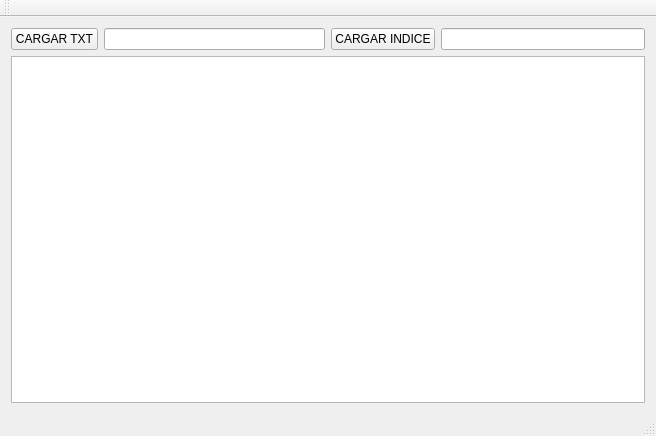
<?xml version="1.0" encoding="UTF-8"?>
<ui version="4.0">
 <class>principal</class>
 <widget class="QMainWindow" name="principal">
  <property name="geometry">
   <rect>
    <x>0</x>
    <y>0</y>
    <width>656</width>
    <height>436</height>
   </rect>
  </property>
  <property name="windowTitle">
   <string>principal</string>
  </property>
  <widget class="QWidget" name="centralWidget">
   <layout class="QGridLayout" name="gridLayout">
    <item row="0" column="0">
     <layout class="QHBoxLayout" name="horizontalLayout">
      <item>
       <widget class="QPushButton" name="cargartxt">
        <property name="text">
         <string>CARGAR TXT</string>
        </property>
       </widget>
      </item>
      <item>
       <widget class="QLineEdit" name="editTxt"/>
      </item>
     </layout>
    </item>
    <item row="0" column="1">
     <layout class="QHBoxLayout" name="horizontalLayout_2">
      <item>
       <widget class="QPushButton" name="cargarindice">
        <property name="text">
         <string>CARGAR INDICE</string>
        </property>
       </widget>
      </item>
      <item>
       <widget class="QLineEdit" name="editIndice"/>
      </item>
     </layout>
    </item>
    <item row="1" column="0" colspan="2">
     <widget class="QGraphicsView" name="dibuja"/>
    </item>
   </layout>
  </widget>
  <widget class="QMenuBar" name="menuBar">
   <property name="geometry">
    <rect>
     <x>0</x>
     <y>0</y>
     <width>656</width>
     <height>21</height>
    </rect>
   </property>
  </widget>
  <widget class="QToolBar" name="mainToolBar">
   <attribute name="toolBarArea">
    <enum>TopToolBarArea</enum>
   </attribute>
   <attribute name="toolBarBreak">
    <bool>false</bool>
   </attribute>
  </widget>
  <widget class="QStatusBar" name="statusBar"/>
 </widget>
 <layoutdefault spacing="6" margin="11"/>
 <resources/>
 <connections/>
</ui>
